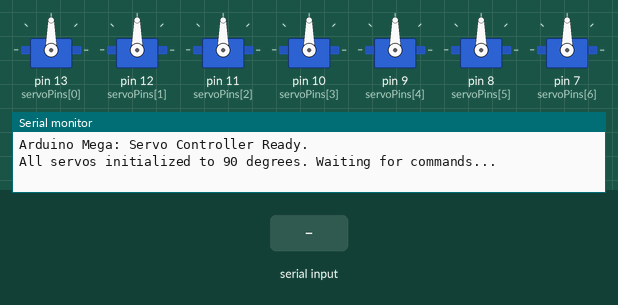
Recording of a sketch running on a simulated Arduino Mega 2560, built with avr-gcc and run on an emulated ATmega2560. On the bench: 7 × servo, the last lines printed to the serial monitor. The test bench sets the inputs (shaded band).

Above: at 1.5 s.
1.6 s: "M,,45\n" received over Serial
At 2.3 s:
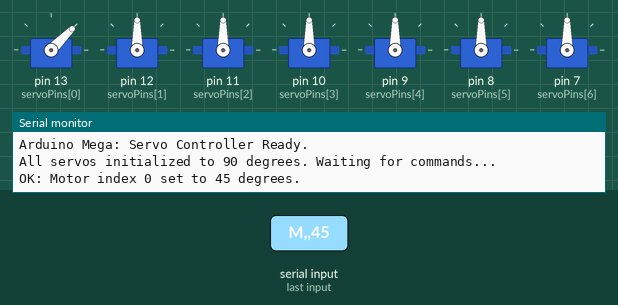
Timing chart, 0 to 4.6 s (numbered marks = the images above; inputs shaded):
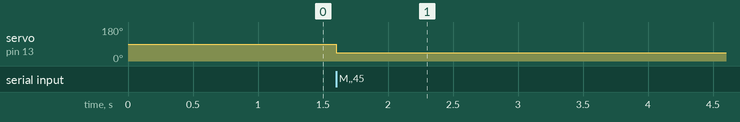

The sketch:

mortor_control_test.ino
```cpp
#include <Servo.h>

// 최종 통신용 코드

const int NUM_SERVOS = 7;
const int servoPins[NUM_SERVOS] = {13, 12, 11, 10, 9, 8, 7};
Servo servos[NUM_SERVOS];

void setup() {
  Serial.begin(115200);
  Serial.println("Arduino Mega: Servo Controller Ready.");

  for (int i = 0; i < NUM_SERVOS; i++) {
    servos[i].attach(servoPins[i], 500, 2500);
    servos[i].write(90);
    delay(50);
  }
  Serial.println("All servos initialized to 90 degrees. Waiting for commands...");
}

void loop() {
  if (Serial.available() > 0) {
    String command = Serial.readStringUntil('\n');
    command.trim();

    if (command.startsWith("M,")) {
      int firstComma = command.indexOf(',');
      int secondComma = command.indexOf(',', firstComma + 1);

      if (secondComma > firstComma) {
        int servoIndex = command.substring(firstComma + 1, secondComma).toInt();
        int angle = command.substring(secondComma + 1).toInt();

        if (servoIndex >= 0 && servoIndex < NUM_SERVOS && angle >= 0 && angle <= 180) {
          servos[servoIndex].write(angle);

          Serial.print("OK: Motor index ");
          Serial.print(servoIndex);
          Serial.print(" set to ");
          Serial.print(angle);
          Serial.println(" degrees.");
        }
      }
    }
  }
}
```

Measured:
- after the input at 1.6 s, servo on pin 13 (servoPins[0]): 90° → 45° at once
